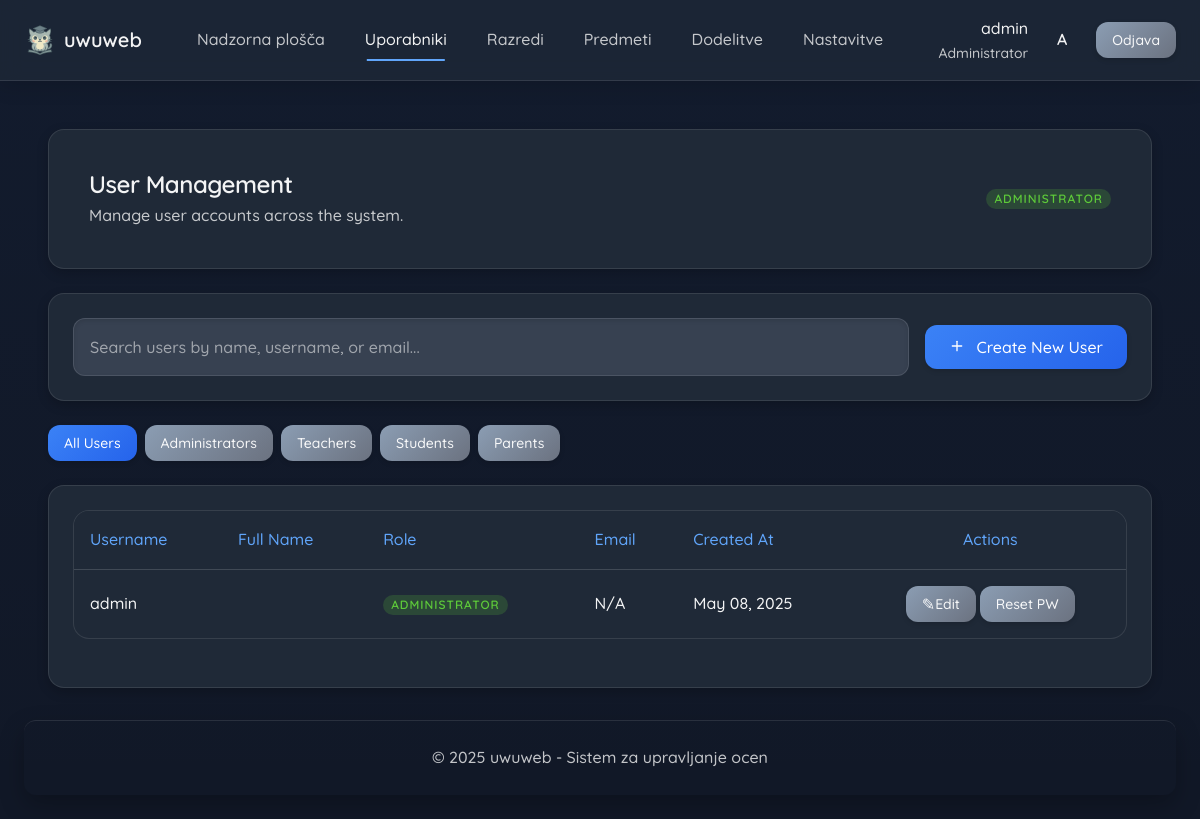
The page /admin/users.php (signed in) on the database its author committed.
### tables this page shows
CREATE TABLE users
(
    user_id   INT AUTO_INCREMENT PRIMARY KEY,
    username  VARCHAR(50)  NOT NULL,
    pass_hash VARCHAR(255) NOT NULL,
    role_id   INT          NOT NULL,
    created_at TIMESTAMP DEFAULT CURRENT_TIMESTAMP,
    CONSTRAINT username UNIQUE (username),
    CONSTRAINT users_ibfk_1 FOREIGN KEY (role_id) REFERENCES roles (role_id)
);

CREATE TABLE roles
(
    role_id INT AUTO_INCREMENT PRIMARY KEY,
    name VARCHAR(50) NOT NULL
);

### admin/admin_functions.php (called while the page is built, shortened)
<?php
require_once __DIR__ . '/../includes/functions.php';
function getAllUsers(): array
{
    try {
        $pdo = safeGetDBConnection('getAllUsers');
        $query = "SELECT u.*, r.name as role_name,
                    CASE
                        WHEN u.role_id = 3 THEN s.first_name
                        END as first_name,
                    CASE
                        WHEN u.role_id = 3 THEN s.last_name
                        END as last_name
                FROM users u
                JOIN roles r ON u.role_id = r.role_id
                LEFT JOIN students s ON u.role_id = 3 AND u.user_id = s.user_id
                ORDER BY u.username";
        return $pdo->query($query)->fetchAll(PDO::FETCH_ASSOC);
    } catch (PDOException $e) {
        logDBError("Napaka pri pridobivanju uporabnikov: " . $e->getMessage());
        return [];
    }
}

### admin/users.php (the view, shortened to what this page needs)
<?php
require_once '../includes/functions.php';
require_once 'admin_functions.php';
require_once '../includes/header.php';
$users = getAllUsers();
$roleFilter = $_GET['role'] ?? 'all';
?>
<div class="container mt-lg">
    <div class="card shadow mb-lg">
        <div class="card__content">
            <div class="d-flex justify-between items-center flex-wrap gap-md">
                <div class="form-group mb-0 flex-grow-1">
                    <input type="text" id="searchInput" class="form-input"
                           placeholder="Search users by name, username, or email...">
                </div>
                <button id="createUserBtn" data-open-modal="createUserModal" class="btn btn-primary">
                    <span class="btn-icon">
                        <svg width="16" height="16" viewBox="0 0 24 24" fill="none" stroke="currentColor"
                             stroke-width="2" stroke-linecap="round" stroke-linejoin="round">
                            <line x1="12" y1="5" x2="12" y2="19"></line>
                            <line x1="5" y1="12" x2="19" y2="12"></line>
                        </svg>
                    </span>
                    Create New User
                </button>
            </div>
        </div>
    </div>
    <div class="mb-lg">
        <div class="d-flex gap-sm flex-wrap">
            <a href="?role=all"
               class="role-filter btn btn-sm <?= $roleFilter === 'all' ? 'btn-primary' : 'btn-secondary' ?>">
                All Users
            </a>
            <a href="?role=admin"
               class="role-filter btn btn-sm <?= $roleFilter === 'admin' ? 'btn-primary' : 'btn-secondary' ?>">
                Administrators
            </a>
            <a href="?role=teacher"
               class="role-filter btn btn-sm <?= $roleFilter === 'teacher' ? 'btn-primary' : 'btn-secondary' ?>">
                Teachers
            </a>
            <a href="?role=student"
               class="role-filter btn btn-sm <?= $roleFilter === 'student' ? 'btn-primary' : 'btn-secondary' ?>">
                Students
            </a>
            <a href="?role=parent"
               class="role-filter btn btn-sm <?= $roleFilter === 'parent' ? 'btn-primary' : 'btn-secondary' ?>">
                Parents
            </a>
        </div>
    </div>
    <div class="card shadow mb-lg">
        <div class="card__content">
            <div class="table-responsive">
                <table class="data-table w-full" id="usersTable">
                    <thead>
                    <tr>
                        <th class="text-left">Username</th>
                        <th class="text-left">Full Name</th>
                        <th class="text-left">Role</th>
                        <th class="text-left">Email</th>
                        <th class="text-left">Created At</th>
                        <th class="text-center">Actions</th>
                    </tr>
                    </thead>
                    <tbody>
                    <?php if (empty($users)): ?>
                        <tr>
                            <td colspan="6" class="text-center py-md">No users found matching the criteria.</td>
                        </tr>
                    <?php else: ?>
                        <?php foreach ($users as $user): ?>
                            <?php
                            $roleClass = strtolower($user['role_name']);
                            if ($roleClass === 'administrator') $roleClass = 'admin';
                            ?>
                            <tr data-role="<?= strtolower($user['role_name']) ?>"
                                data-search-terms="<?= strtolower(htmlspecialchars($user['username'] . ' ' . ($user['first_name'] ?? '') . ' ' . ($user['last_name'] ?? '') . ' ' . ($user['email'] ?? ''))) ?>">
                                <td><?= htmlspecialchars($user['username']) ?></td>
                                <td><?= htmlspecialchars(($user['first_name'] ?? '') . ' ' . ($user['last_name'] ?? '')) ?></td>
                                <td>
                                    <span class="role-badge role-<?= $roleClass ?>">
                                        <?= htmlspecialchars(ucfirst($user['role_name'])) ?>
                                    </span>
                                </td>
                                <td><?= htmlspecialchars($user['email'] ?? 'N/A') ?></td>
                                <td><?= date('M d, Y', strtotime($user['created_at'])) ?></td>
                                <td>
                                    <div class="d-flex gap-xs justify-center">
                                        <button class="btn btn-secondary btn-sm"
                                                data-open-modal="editUserModal"
                                                data-id="<?= $user['user_id'] ?>">
                                            <span class="text-md">✎</span> Edit
                                        </button>
                                        <button class="btn btn-secondary btn-sm"
                                                data-open-modal="resetPasswordModal"
                                                data-id="<?= $user['user_id'] ?>"
                                                data-username="<?= htmlspecialchars($user['username']) ?>">
                                            Reset PW
                                        </button>
                                    </div>
                                </td>
                            </tr>
                        <?php endforeach; ?>
                    <?php endif; ?>
                    </tbody>
                </table>
            </div>
        </div>
    </div>
</div>
<?php include '../includes/footer.php'; ?>

### rows shown on the page
users: username "admin", role.name "ADMINISTRATOR", email "N/A", created_at "May 08, 2025"

### other values the page prints
$username "admin"
$roleName "Administrator"
mb_substr($username, 0, 1) "A"
$title "User Management"
$description "Manage user accounts across the system."
$displayRoleText "ADMINISTRATOR"
